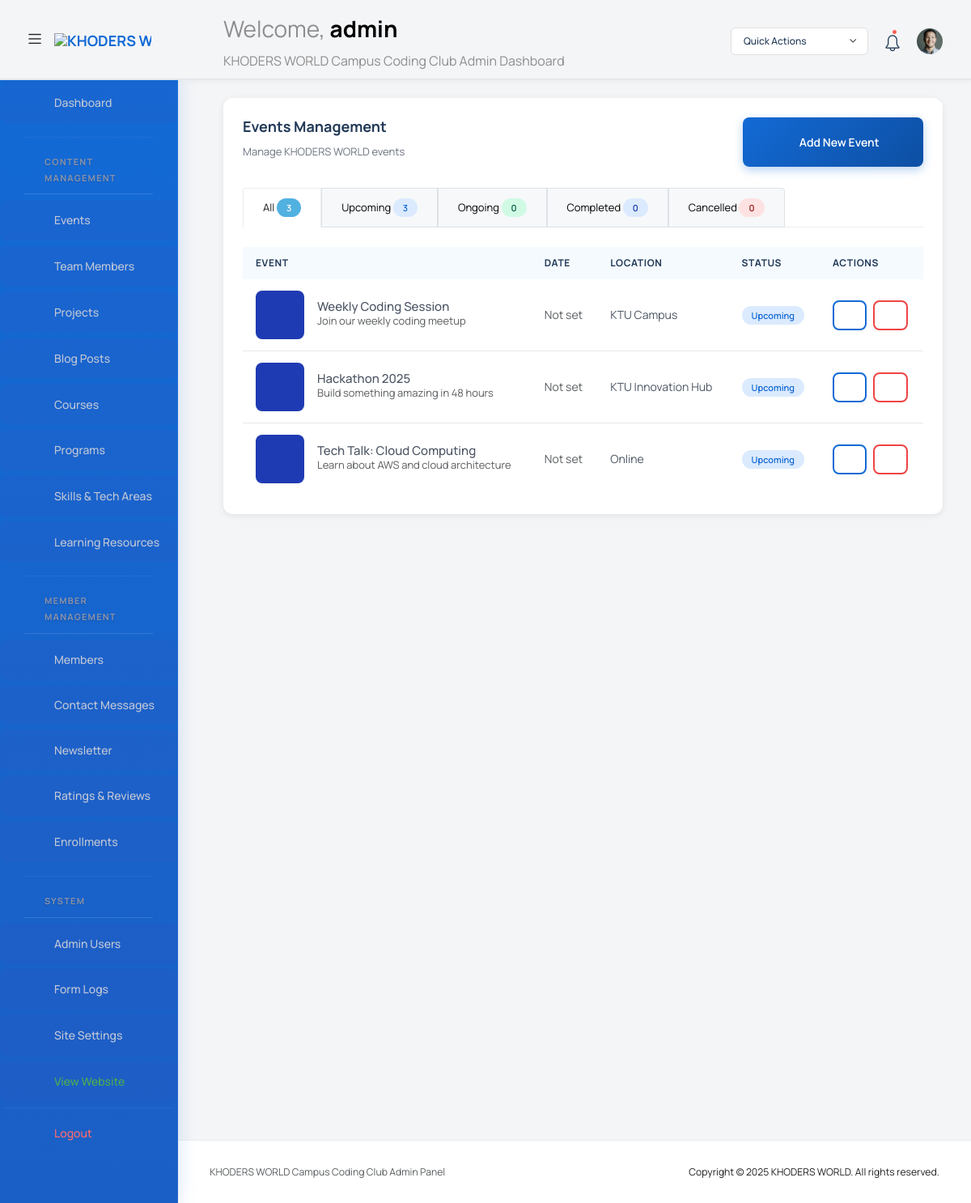
The page /admin/index.php?route=events (signed in) on the database as committed earlier.
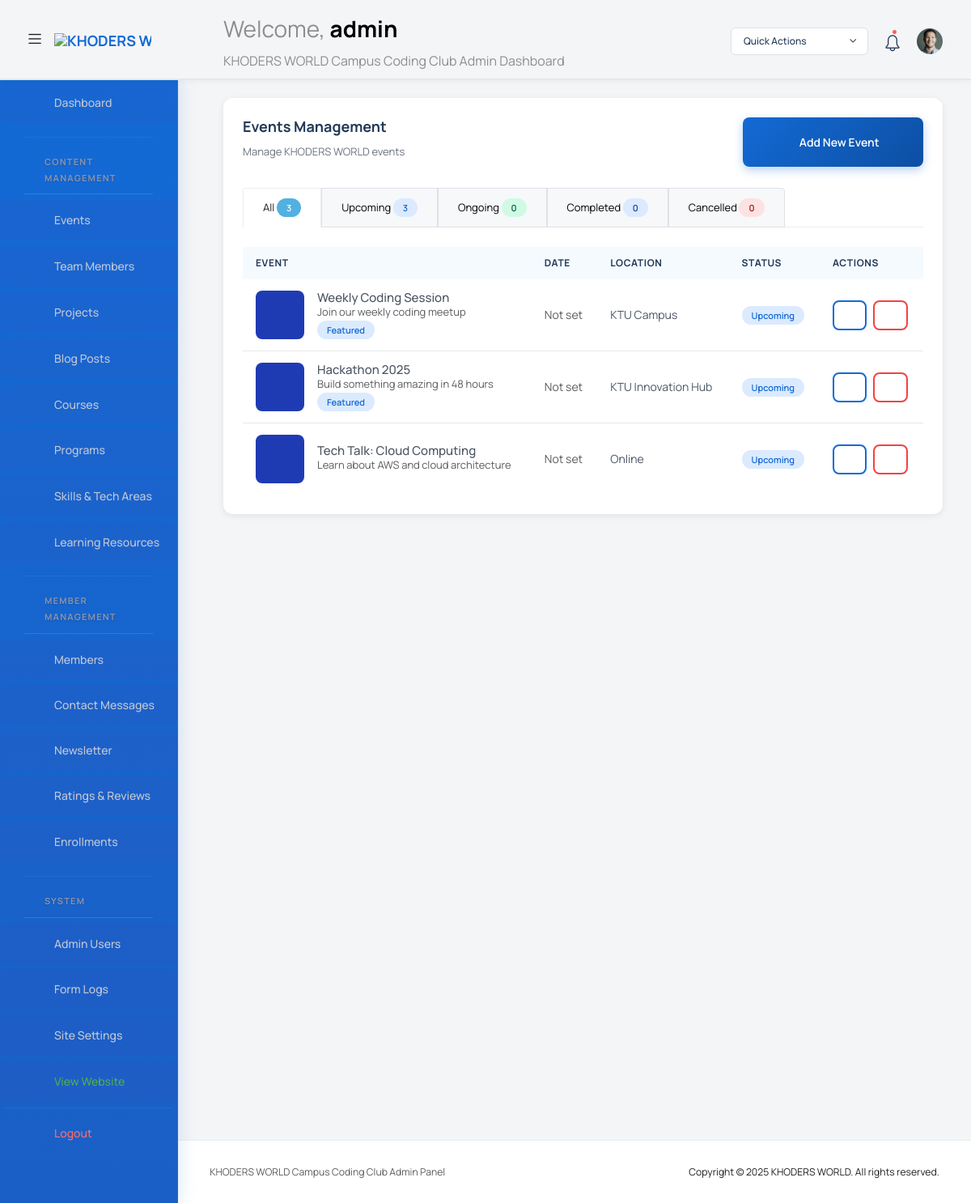
The same page on the database as committed later.
### tables this page shows
CREATE TABLE IF NOT EXISTS events (
    id INT AUTO_INCREMENT PRIMARY KEY,
    title VARCHAR(200) NOT NULL,
    description TEXT,
    date DATE,
    time TIME,
    event_date DATETIME DEFAULT NULL,
    location VARCHAR(200),
    max_attendees INT DEFAULT NULL,
    current_attendees INT DEFAULT 0,
    image_url VARCHAR(500),
    registration_url VARCHAR(500),
    category VARCHAR(100),
    is_featured BOOLEAN DEFAULT FALSE,
    views INT DEFAULT 0,
    average_rating DECIMAL(3,2) DEFAULT 0.00,
    total_ratings INT DEFAULT 0,
    status ENUM('upcoming', 'ongoing', 'completed', 'cancelled') DEFAULT 'upcoming',
    created_at TIMESTAMP DEFAULT CURRENT_TIMESTAMP,
    updated_at TIMESTAMP DEFAULT CURRENT_TIMESTAMP ON UPDATE CURRENT_TIMESTAMP,
    INDEX idx_date (date),
    INDEX idx_event_date (event_date),
    INDEX idx_status (status),
    INDEX idx_featured (is_featured),
    INDEX idx_rating (average_rating DESC)
);

### admin/index.php (called while the page is built, shortened)
<?php
require_once '../config/database.php';
require_once __DIR__ . '/includes/admin_helpers.php';
require_once __DIR__ . '/template.php';

### admin/includes/admin_helpers.php (called while the page is built, shortened)
<?php
if (!function_exists('admin_safe')) {
    function admin_safe($value): string
    {
        return htmlspecialchars((string) $value, ENT_QUOTES, 'UTF-8');
    }
}
if (!function_exists('admin_table_exists')) {
    function admin_table_exists($db, string $table): bool
    {
        try {
            $stmt = $db->prepare("SELECT 1 FROM `" . str_replace('`', '``', $table) . "` LIMIT 1");
            $stmt->execute();
            return true;
        } catch (PDOException $e) {
            return false;
        }
    }
}
if (!function_exists('admin_table_has_column')) {
    function admin_table_has_column($db, string $table, string $column): bool
    {
        try {
            $escapedTable = str_replace('`', '``', $table);
            $query = "SHOW COLUMNS FROM `{$escapedTable}` LIKE ?";
            $stmt = $db->prepare($query);
            $stmt->execute([$column]);
            return $stmt->fetch(PDO::FETCH_ASSOC) !== false;
        } catch (PDOException $e) {
            return false;
        }
    }
}
if (!function_exists('admin_excerpt')) {
    function admin_excerpt(?string $value, int $length = 80): string
    {
        if (function_exists('mb_strimwidth')) {
            $trimmed = mb_strimwidth($value, 0, $length, '…', 'UTF-8');
        } else {
            $trimmed = substr($value, 0, $length);
            if (strlen($value) > $length) {
                $trimmed .= '…';
            }
        }
        return admin_safe($trimmed);
    }
}

### admin/pages/events.php (the view, shortened to what the changed rows need)
<?php
require_once __DIR__ . '/../../config/database.php';
require_once __DIR__ . '/../includes/admin_helpers.php';
$statusFilter = $_GET['status'] ?? 'all';
try {
    $database = new Database();
    $db = $database->getConnection();
} catch (Exception $e) {
    $error = 'Database connection error: ' . $e->getMessage();
    $db = null;
}
$events = [];
if ($db) {
    try {
        $dateColumn = 'created_at';
        if (admin_table_has_column($db, 'events', 'event_date')) {
            $dateColumn = 'event_date';
        } elseif (admin_table_has_column($db, 'events', 'date')) {
            $dateColumn = 'date';
        }
        $sql = "SELECT * FROM events";
        $params = [];
        $sql .= " ORDER BY {$dateColumn} DESC";
        $stmt = $db->prepare($sql);
        $stmt->execute($params);
        $events = $stmt->fetchAll(PDO::FETCH_ASSOC);
    } catch (PDOException $e) {
        $error = 'Error fetching events: ' . $e->getMessage();
    }
}
$tableExists = $db ? admin_table_exists($db, 'events') : false;
$csrfToken = Security::generateCSRFToken();
?>
<div class="content-wrapper">
  <div class="row">
    <div class="col-lg-12 grid-margin stretch-card">
      <div class="card">
        <div class="card-body">
          <?php if (!$tableExists): ?>
            <div class="alert alert-warning" role="alert">
              <i class="mdi mdi-database-alert"></i> The events table doesn't exist yet. Click the button below to create it.
              <form method="post" action="?route=events" class="mt-3">
                <input type="hidden" name="csrf_token" value="<?php echo $csrfToken; ?>">
                <button type="submit" name="create_table" class="btn btn-warning">Create Events Table</button>
              </form>
            </div>
          <?php else: ?>
            <?php if (empty($events)): ?>
              <div class="text-center py-5 bg-light rounded">
                <i class="mdi mdi-calendar-text mdi-48px text-muted"></i>
                <p class="mt-3 mb-0 text-muted">No events found.</p>
                <?php if ($statusFilter !== 'all'): ?>
                  <p class="text-muted">Try changing the filter or <a href="?route=event-editor" class="text-primary">add a new event</a>.</p>
                <?php else: ?>
                  <p class="text-muted">Get started by <a href="?route=event-editor" class="text-primary">adding your first event</a>.</p>
                <?php endif; ?>
              </div>
            <?php else: ?>
              <div class="table-responsive">
                <table class="table table-hover">
                  <thead>
                    <tr>
                      <th>Event</th>
                      <th>Date</th>
                      <th>Location</th>
                      <th>Status</th>
                      <th>Actions</th>
                    </tr>
                  </thead>
                  <tbody>
                    <?php foreach ($events as $event): ?>
                      <tr>
                        <td>
                          <div class="d-flex align-items-center">
                            <?php if (!empty($event['image_url'])): ?>
                              <img src="<?php echo htmlspecialchars($event['image_url']); ?>" alt="Event Image" class="rounded me-3" style="width: 60px; height: 60px; object-fit: cover;">
                            <?php else: ?>
                              <div class="rounded bg-primary d-flex align-items-center justify-content-center text-white me-3" style="width: 60px; height: 60px;">
                                <i class="mdi mdi-calendar-text mdi-24px"></i>
                              </div>
                            <?php endif; ?>
                            <div>
                              <h6 class="mb-0"><?php echo htmlspecialchars($event['title']); ?></h6>
                              <p class="text-muted mb-0"><?php echo admin_excerpt($event['description'] ?? '', 60); ?></p>
                              <?php if ($event['is_featured']): ?>
                                <span class="badge bg-primary">Featured</span>
                              <?php endif; ?>
                            </div>
                          </div>
                        </td>
                        <td>
                          <?php if (!empty($event['event_date'])): ?>
                            <div class="d-flex flex-column">
                              <span><?php echo date('M d, Y', strtotime($event['event_date'])); ?></span>
                              <small class="text-muted"><?php echo date('h:i A', strtotime($event['event_date'])); ?></small>
                            </div>
                          <?php else: ?>
                            <span class="text-muted">Not set</span>
                          <?php endif; ?>
                        </td>
                        <td>
                          <?php echo !empty($event['location']) ? htmlspecialchars($event['location']) : '<span class="text-muted">Not specified</span>'; ?>
                        </td>
                        <td>
                          <?php
                            $statusClass = 'secondary';
                            switch ($event['status']) {
                                case 'upcoming': $statusClass = 'primary'; break;
                            }
                          ?>
                          <span class="badge bg-<?php echo $statusClass; ?>"><?php echo ucfirst($event['status']); ?></span>
                        </td>
                        <td>
                          <div class="d-flex">
                            <a href="?route=event-editor&action=edit&id=<?php echo (int)$event['id']; ?>" class="btn btn-outline-primary btn-sm me-2" title="Edit">
                              <i class="mdi mdi-pencil"></i>
                            </a>
                            <a href="?route=events&action=delete&id=<?php echo (int)$event['id']; ?>"
                               class="btn btn-outline-danger btn-sm"
                               onclick="return confirm('Are you sure you want to delete this event?');" title="Delete">
                              <i class="mdi mdi-delete"></i>
                            </a>
                          </div>
                        </td>
                      </tr>
                    <?php endforeach; ?>
                  </tbody>
                </table>
              </div>
            <?php endif; ?>
          <?php endif; ?>
        </div>
      </div>
    </div>
  </div>
</div>

Rows that differ between the two databases and show on the page:
changed events "Weekly Coding Session": now shows "Featured"
changed events "Hackathon 2025": now shows "Featured"
